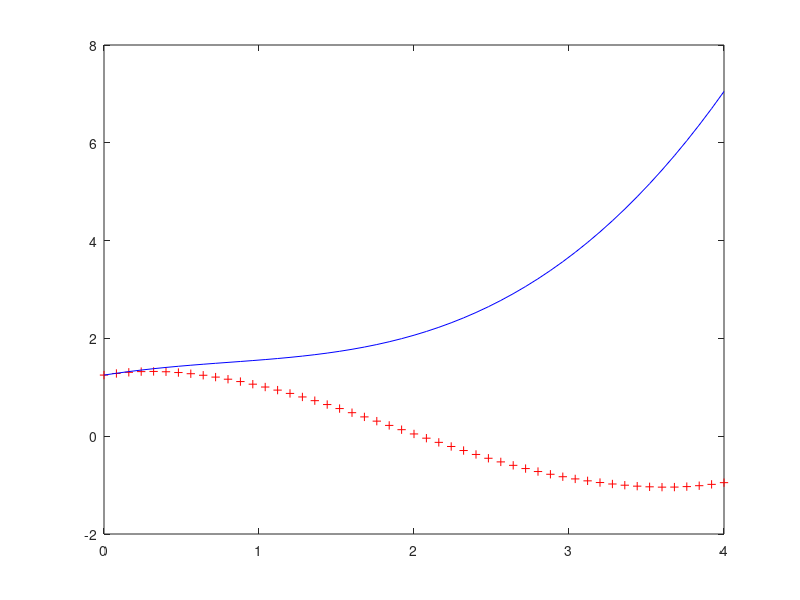

Write the MATLAB code that produced this figure.
function cs138_collocation
    linear_colloc();
end

function linear_colloc()
    %% Example: Linear BVP
    % y''=(2x/(1+x^2))y'-(2/(1+x^2))y+1
    x1 = 0; xn = 4;
    alpha = 1.25;
    beta = -0.95;

    % Collocation Method for Linear BVP
    % y''=(2x/(1+x^2))y'-(2/(1+x^2))y+1

    % Chebyshev collocation points
    N = 10; x = -cos((0:N-1)*pi/(N-1))';
    x = x1 + ((xn-x1)/2)*(x+1);

    r = @(x) ( ones(size(x)) ); %r(x) = 1
    phi = @(x,xj,sigma) ( sqrt((x-xj).^2+sigma^2) );
    Lphi = @(x,xj,sigma,phi_x)( sigma^2./phi_x.^3 ...
                                 -(2*x./(1+x.^2)).*((x-xj)./phi_x) ...
                                 +(2./(1+x.^2)).*phi_x);

    sigma = 1;
    A = zeros(N,N);
    for j = 1:N
        phi_x=phi(x,x(j),sigma);
        A(1,j) = phi_x(1);
        A(2:end-1,j) = Lphi(x(2:end-1),x(j),sigma,phi_x(2:end-1));
        A(end,j) = phi_x(end);
    end
    b = r(x);
    b(1) = alpha;
    b(end) = beta;

    c = A\b;% coefficients          
    z = (x1:(xn-x1)/50:xn)';
    y = c(1)*phi(z,x(1),sigma);
    for j = 2:N
        y = y+c(j)*phi(z,x(j),sigma);
    end

    y_ana = @(x) 1.25+0.4860896526*x-2.25*x.^2+2*x.*atan(x)-log(1+x.^2)/2+(x.^2)/2+(x.^2).*log(1+x.^2)/2;
    figure(1); plot(z,y,'r+'); hold on;
    plot(z,y_ana(z),'b'); hold off;
end